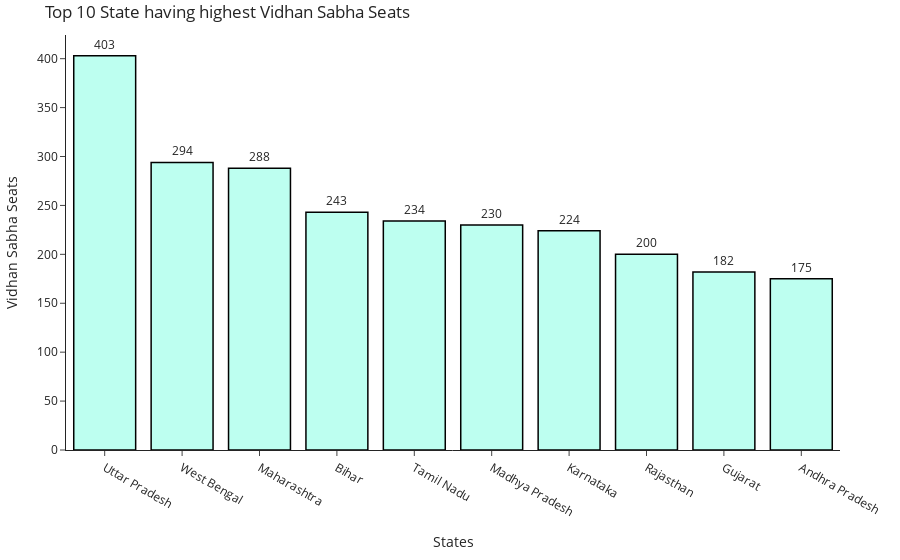

Write notebook code for a chart like this one.
### Code cell
# creating trace1 
trace1 = go.Bar(
                x = df1['State Legislative Assembly (Vidhan Sabha)'][:10],
                y = df1['Number of constituencies'][:10],
                #orientation='h',
                text= df1['Number of constituencies'],
                textposition='outside',
                #texttemplate='%{text:.2s}',
                
    

                marker = dict(color = 'rgba(125, 255, 225, 0.5)',
                              line=dict(color='rgb(0,0,0)',width=1.5)))
                #name = "citations",
                #text = df2015.country)
layout = go.Layout(template='simple_white',title = 'Top 10 State having highest Vidhan Sabha Seats ',xaxis = dict(title = 'States'), yaxis = dict(title = 'Vidhan Sabha Seats'))

fig = go.Figure(data = trace1,layout = layout)
fig.update_layout(
    margin=dict(l=20, r=20, t=35, b=20),

)
iplot(fig)

### Figure 1 — Plotly figure (JSON) as saved in the notebook; plotly's stock layout.template omitted (floating-point values rounded to 4 significant figures)
{"data": [{"marker": {"color": "rgba(125, 255, 225, 0.5)", "line": {"color": "rgb(0,0,0)", "width": 1.5}}, "text": [403, 294, 288, 243, 234, 230, 224, 200, 182, 175, 147, 140, 126, 119, 117, 90, 90, 85, 81, 70, 70, 68, 60, 60, 60, 60, 60, 40, 40, 33, 32], "textposition": "outside", "type": "bar", "x": ["Uttar Pradesh  ", "West Bengal  ", "Maharashtra  ", "Bihar  ", "Tamil Nadu  ", "Madhya Pradesh  ", "Karnataka  ", "Rajasthan  ", "Gujarat  ", "Andhra Pradesh  "], "y": [403, 294, 288, 243, 234, 230, 224, 200, 182, 175]}], "layout": {"margin": {"b": 20, "l": 20, "r": 20, "t": 35}, "title": {"text": "Top 10 State having highest Vidhan Sabha Seats "}, "xaxis": {"title": {"text": "States"}}, "yaxis": {"title": {"text": "Vidhan Sabha Seats"}}}}
